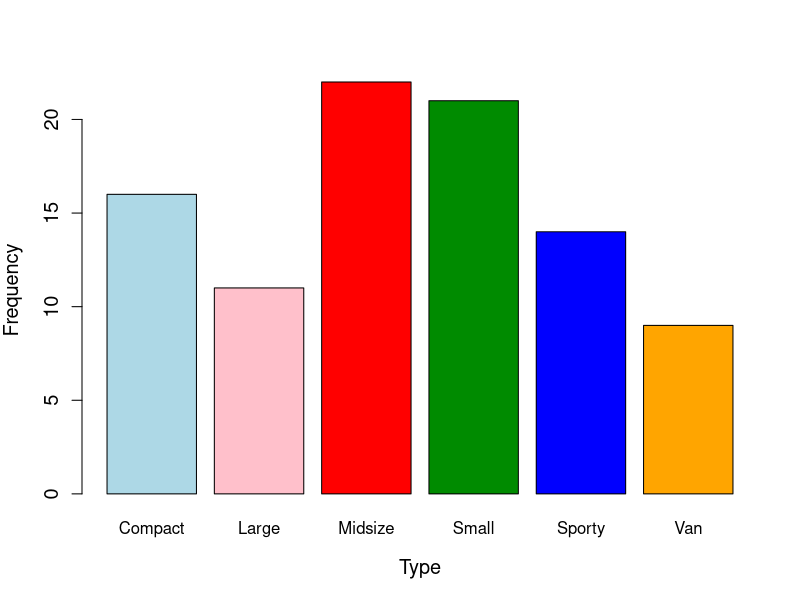
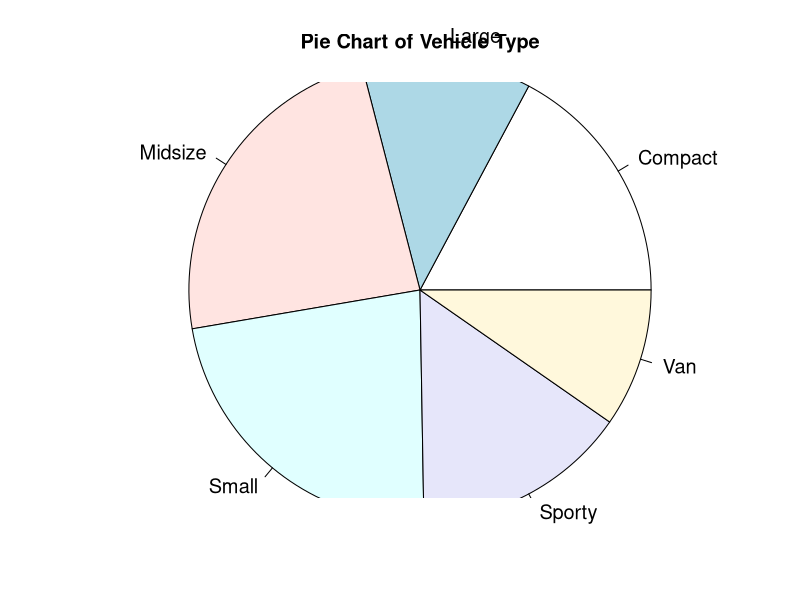
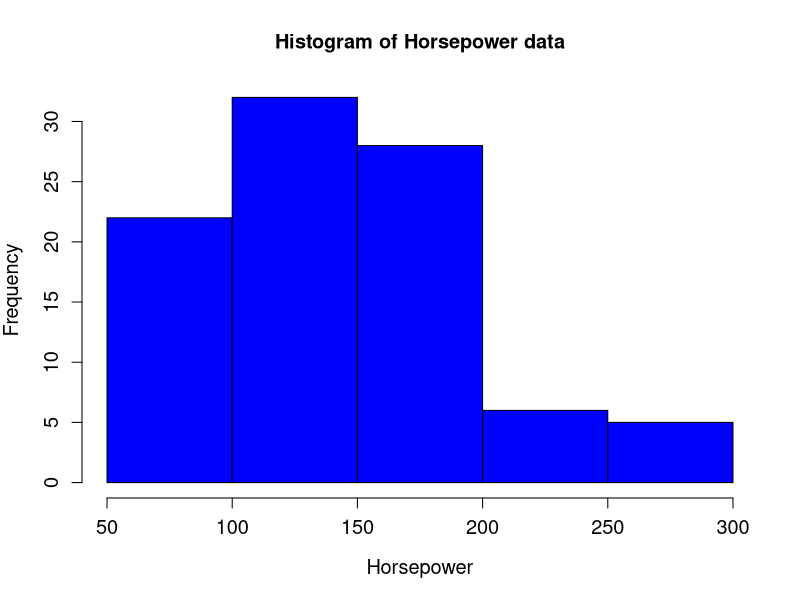
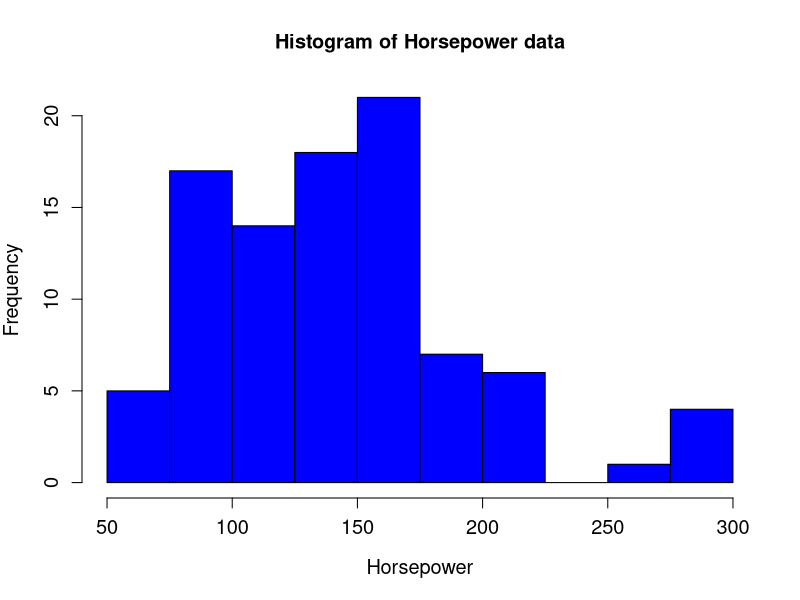
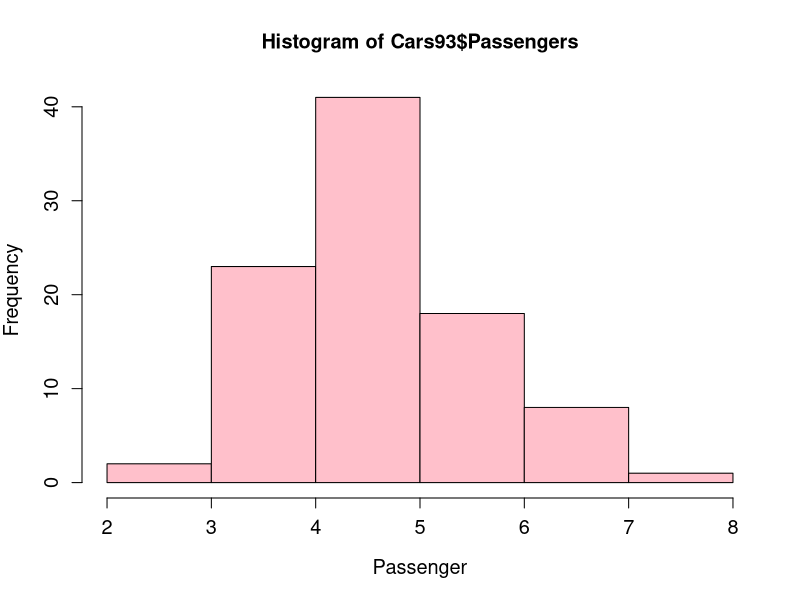
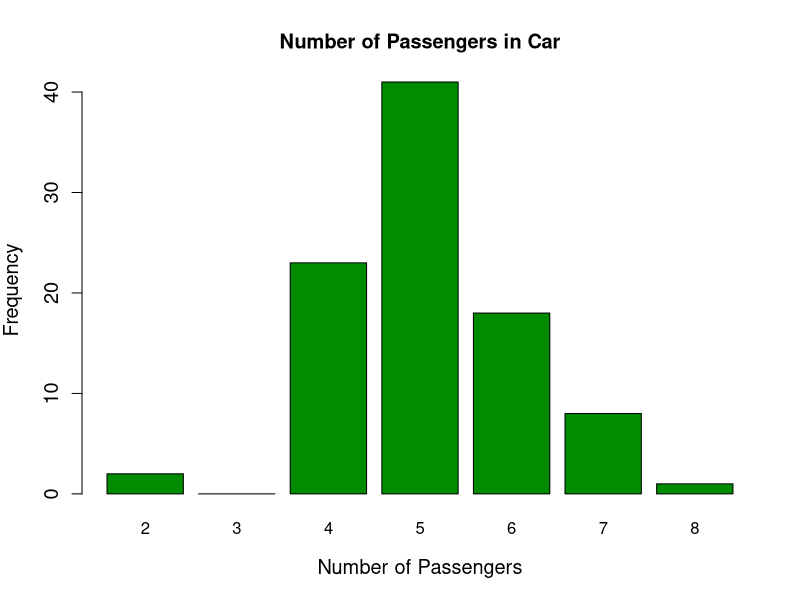
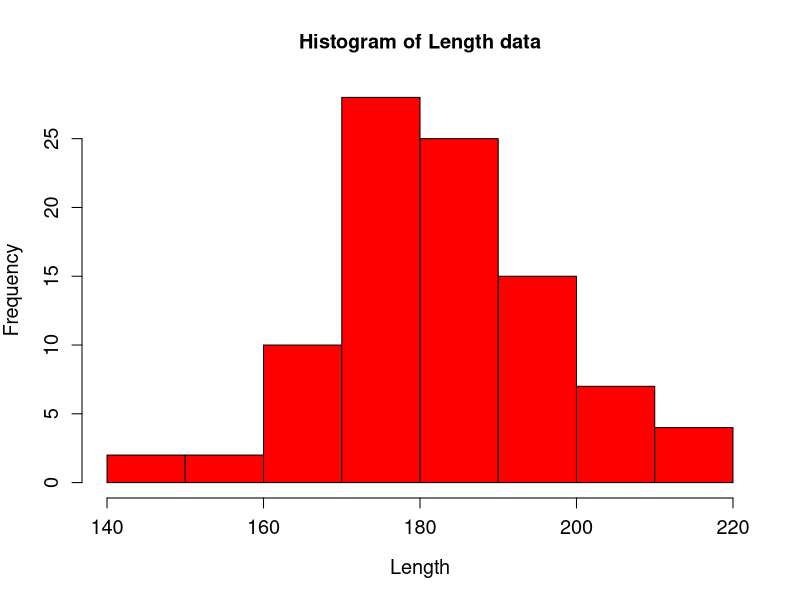

The R source for these figures, in order:
## ---- chunk 1
# Your code goes here
## ---- chunk 2
library(MASS)
data(Cars93)
## ---- chunk 3
head(Cars93)
## ---- chunk 4
table(Cars93$Type)
round(table(Cars93$Type)/length(Cars93$Type),3)
## ---- chunk 5
barplot(table(Cars93$Type), xlab="Type", ylab="Frequency", cex.axis=1.2, cex.lab=1.2, col=c("lightblue","pink", "red", "green4", "blue", "orange"))
## ---- chunk 6
slices <- c(16, 11, 22, 21, 14, 9)
labels <- c("Compact", "Large", "Midsize", "Small", "Sporty", "Van")
pie(slices, labels=labels, main= "Pie Chart of Vehicle Type", cex=1.2, radius=1.2)
## ---- chunk 7
hist(Cars93$Horsepower, main="Histogram of Horsepower data", xlab="Horsepower", col="blue", cex.lab=1.2, cex.axis=1.2)
## ---- chunk 8
hist(Cars93$Horsepower, breaks=seq(50, 300, 25), main= "Histogram of Horsepower data", xlab="Horsepower", col="blue", cex.lab=1.2, cex.axis=1.2)
## ---- chunk 9

## ---- chunk 10
hist(Cars93$Passengers, xlab= "Passenger", col="pink", cex.lab=1.2, cex.axis=1.2)
## ---- chunk 11
barplot(table(factor(Cars93$Passengers, levels=2:8)), main="Number of Passengers in Car", xlab= "Number of Passengers", ylab= "Frequency", cex.axis = 1.2, cex.lab=1.2, col="green4")
## ---- chunk 12
hist(Cars93$Length, main="Histogram of Length data", xlab="Length", col="red", cex.lab=1.2, cex.axis=1.2)
## ---- chunk 13
mean(Cars93$Length)
median(Cars93$Length)
